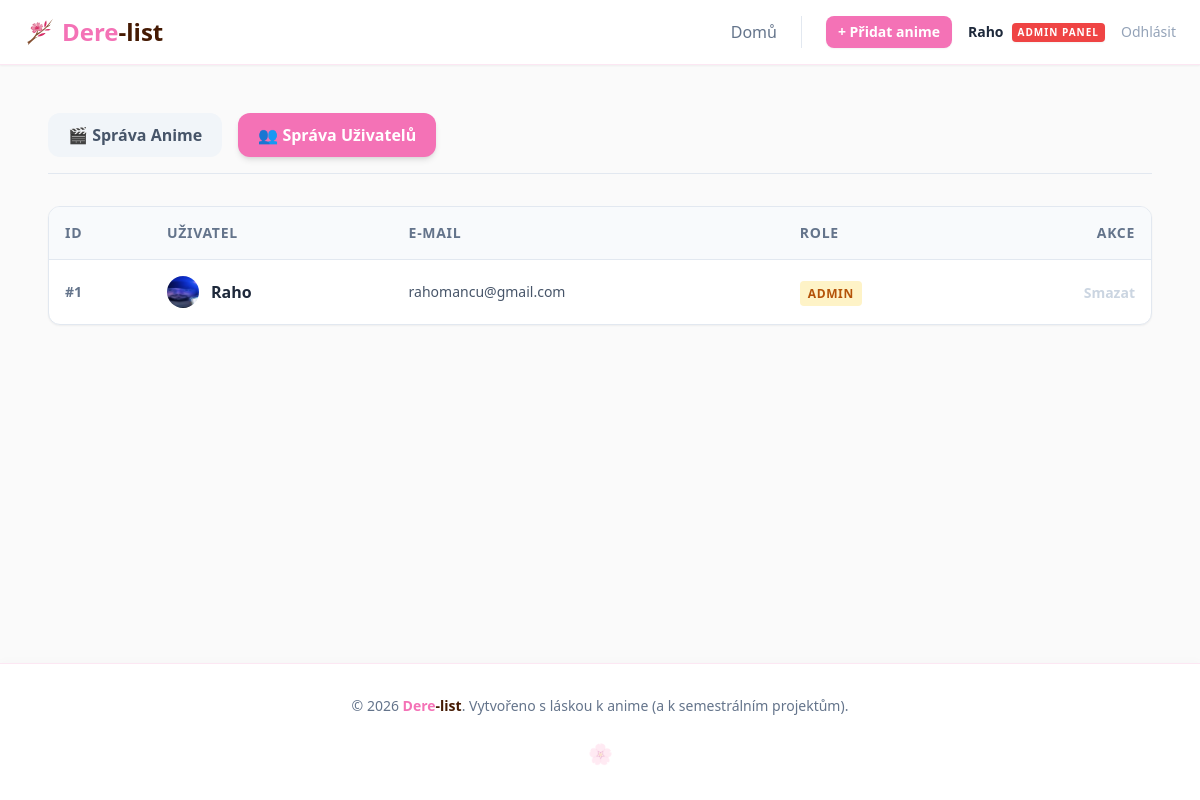
/public/index.php?url=user/index (signed in), run on the app's committed database.
### tables this page shows
CREATE TABLE `users` (
  `id` int(11) NOT NULL,
  `username` varchar(50) NOT NULL,
  `email` varchar(100) NOT NULL,
  `password_hash` varchar(255) NOT NULL,
  `role` enum('user','admin') DEFAULT 'user',
  `avatar` varchar(255) DEFAULT NULL,
  `created_at` timestamp NOT NULL DEFAULT current_timestamp()
);

### app/controllers/UserController.php (called while the page is built, shortened)
<?php
class UserController extends Controller {
    public function index() {
        $userModel = $this->model('User');
        $users = $userModel->getAllUsers();
        $this->view('user/admin_list', ['users' => $users]);
    }
}

### core/App.php (called while the page is built, shortened)
<?php
class App {
    protected $method = 'index';
    public function __construct() {
        $url = $this->parseUrl();
        if (isset($url[0])) {
            $potentialController = ucfirst($url[0]) . 'Controller';
            if (file_exists('../app/controllers/' . $potentialController . '.php')) {
                unset($url[0]);
            }
        }
        $this->controller = new $this->controller;
        if (isset($url[1])) {
            if (method_exists($this->controller, $url[1])) {
                $this->method = $url[1];
                unset($url[1]);
            }
        }
        $this->params = $url ? array_values($url) : [];
        call_user_func_array([$this->controller, $this->method], $this->params);
    }
    public function parseUrl() {
        if (isset($_GET['url'])) {
            return explode('/', filter_var(rtrim($_GET['url'], '/'), FILTER_SANITIZE_URL));
        }
        return [];
    }
}

### public/index.php (called while the page is built, shortened)
<?php
require_once '../core/App.php';
require_once '../core/Controller.php';
$app = new App();

### app/models/User.php (called while the page is built, shortened)
<?php
require_once '../app/models/Database.php';
class User {
    private $db;
    public function __construct() {
        $database = new Database();
        $this->db = $database->getConnection();
    }
    public function getAllUsers() {
        $sql = "SELECT id, username, email, role, avatar, created_at FROM users ORDER BY role ASC, created_at DESC";
        $stmt = $this->db->prepare($sql);
        $stmt->execute();
        return $stmt->fetchAll();
    }
}

### app/models/Database.php (called while the page is built, shortened)
<?php
class Database {
    private $host = DB_HOST;
    private $db_name = DB_NAME;
    private $username = DB_USER;
    private $password = DB_PASS;
    public function getConnection() {
        $this->conn = null;
        try {
            $dsn = "mysql:host=" . $this->host . ";dbname=" . $this->db_name . ";charset=utf8mb4";
            $options = [
                PDO::ATTR_ERRMODE            => PDO::ERRMODE_EXCEPTION,
                PDO::ATTR_DEFAULT_FETCH_MODE => PDO::FETCH_ASSOC,
                PDO::ATTR_EMULATE_PREPARES   => false,
            ];
            $this->conn = new PDO($dsn, $this->username, $this->password, $options);
        } catch(PDOException $exception) {
            die("Chyba připojení k databázi: " . $exception->getMessage());
        }
        return $this->conn;
    }
}

### app/views/user/admin_list.php (the view)
<?php require_once '../app/views/layout/header.php'; ?>
<main class="max-w-6xl mx-auto px-6 py-12 w-full flex-1">
    <div class="flex gap-4 mb-8 border-b border-slate-200 pb-4">
        <a href="<?= BASE_URL ?>/index.php?url=admin/dashboard" class="px-5 py-2.5 bg-slate-100 text-slate-600 rounded-xl hover:bg-slate-200 font-bold transition-colors">
            🎬 Správa Anime
        </a>
        <a href="<?= BASE_URL ?>/index.php?url=user/index" class="px-5 py-2.5 bg-sakura text-white rounded-xl font-bold shadow-md transition-all">
            👥 Správa Uživatelů
        </a>
    </div>
    <div class="bg-white rounded-xl shadow-sm border border-slate-200 overflow-hidden">
        <table class="w-full text-left border-collapse">
            <thead>
                <tr class="bg-slate-50 border-b border-slate-200 text-slate-500 text-sm uppercase tracking-wider">
                    <th class="p-4 font-bold">ID</th>
                    <th class="p-4 font-bold">Uživatel</th>
                    <th class="p-4 font-bold">E-mail</th>
                    <th class="p-4 font-bold">Role</th>
                    <th class="p-4 font-bold text-right">Akce</th>
                </tr>
            </thead>
            <tbody class="divide-y divide-slate-100">
                <?php foreach ($users as $u): ?>
                    <tr class="hover:bg-slate-50 transition-colors">
                        <td class="p-4 text-slate-500 text-sm font-bold">#<?= $u['id'] ?></td>
                        <td class="p-4 font-bold text-slate-800 flex items-center gap-3">
                            <?php if (!empty($u['avatar'])): ?>
                                <img src="<?= BASE_URL ?>/uploads/avatars/<?= htmlspecialchars($u['avatar']) ?>" class="w-8 h-8 rounded-full object-cover">
                            <?php else: ?>
                                <div class="w-8 h-8 rounded-full bg-sakura-light text-sakura flex items-center justify-center font-black text-xs">
                                    <?= strtoupper(substr($u['username'], 0, 1)) ?>
                                </div>
                            <?php endif; ?>
                            <?= htmlspecialchars($u['username']) ?>
                        </td>
                        <td class="p-4 text-slate-600 text-sm"><?= htmlspecialchars($u['email']) ?></td>
                        <td class="p-4">
                            <?php if ($u['role'] === 'admin'): ?>
                                <span class="bg-amber-100 text-amber-700 px-2 py-1 rounded text-xs font-black uppercase tracking-wider">Admin</span>
                            <?php else: ?>
                                <span class="bg-slate-100 text-slate-600 px-2 py-1 rounded text-xs font-bold uppercase tracking-wider">User</span>
                            <?php endif; ?>
                        </td>
                        <td class="p-4 text-right">
                            <?php if ($u['id'] != $_SESSION['user_id']):  ?>
                                <a href="<?= BASE_URL ?>/index.php?url=user/delete/<?= $u['id'] ?>"
                                   onclick="return confirm('Opravdu nenávratně smazat uživatele <?= htmlspecialchars($u['username']) ?>?');"
                                   class="text-red-500 hover:underline text-sm font-bold">
                                   Smazat
                                </a>
                            <?php else: ?>
                                <span class="text-slate-300 text-sm font-bold cursor-not-allowed">Smazat</span>
                            <?php endif; ?>
                        </td>
                    </tr>
                <?php endforeach; ?>
            </tbody>
        </table>
    </div>
</main>
<?php require_once '../app/views/layout/footer.php'; ?>

### data on the page
users: id "1", avatar (picture), username "Raho", email "rahomancu@gmail.com", role "ADMIN", shows "Smazat"

### other printed values
$_SESSION['username'] "Raho"
